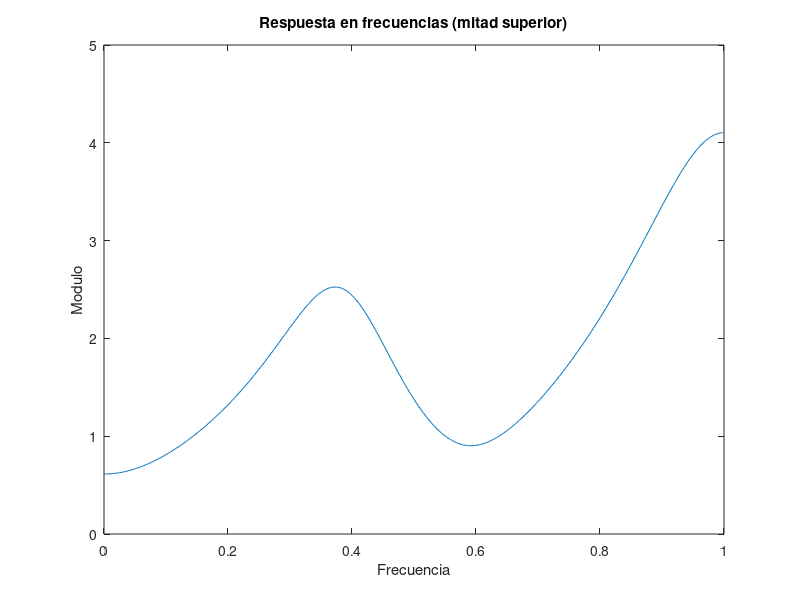
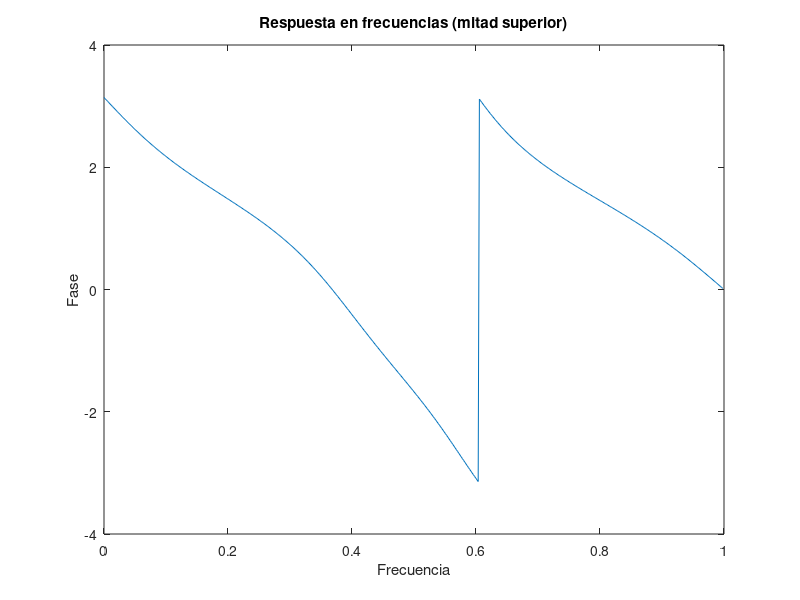

MATLAB code for these plots, in order:
% Se nos pide representar la grafica modulo y fase con 512 muestras
% de frecuencia alrededor de toda la circunferencia unidad.

a = [1 0.13 0.2 0.3];
b = [0.6 -0.48 0.48 -1.6];


[h,w] = freqz(b,a,512,'whole');
figure(1)
plot(w/pi,abs(h));title('Respuesta en frecuencias (circulo unidad)')
xlabel('Frecuencia')
ylabel('Modulo')
figure(2)
plot(w/pi,angle(h));title('Respuesta en frecuencias (circulo unidad)')
xlabel('Frecuencia')
ylabel('Fase')
pause;

% Ahora para representar unicamente la mitad superior de la circunferencia
% de radio unidad.

[h,w] = freqz(b,a,512);
figure(1)
plot(w/pi,abs(h));title('Respuesta en frecuencias (mitad superior)')
xlabel('Frecuencia')
ylabel('Modulo')
figure(2)
plot(w/pi,angle(h));title('Respuesta en frecuencias (mitad superior)')
xlabel('Frecuencia')
ylabel('Fase');
